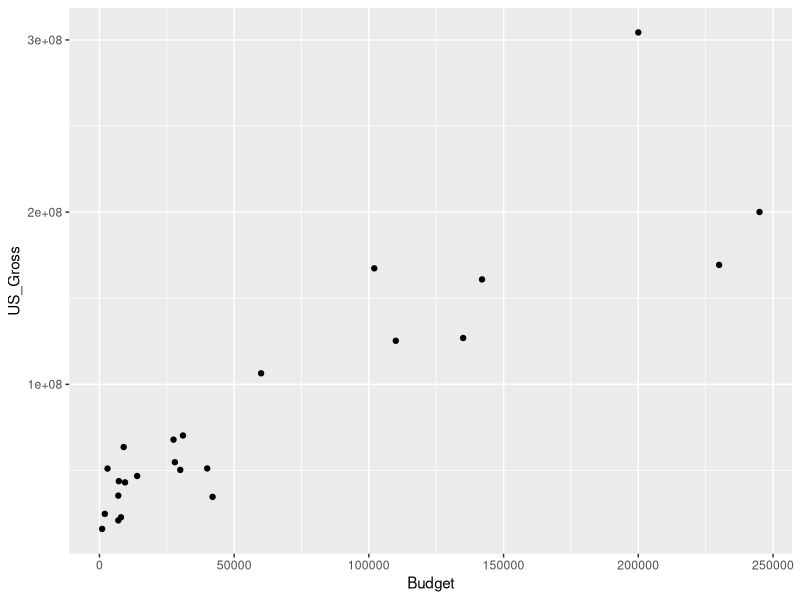
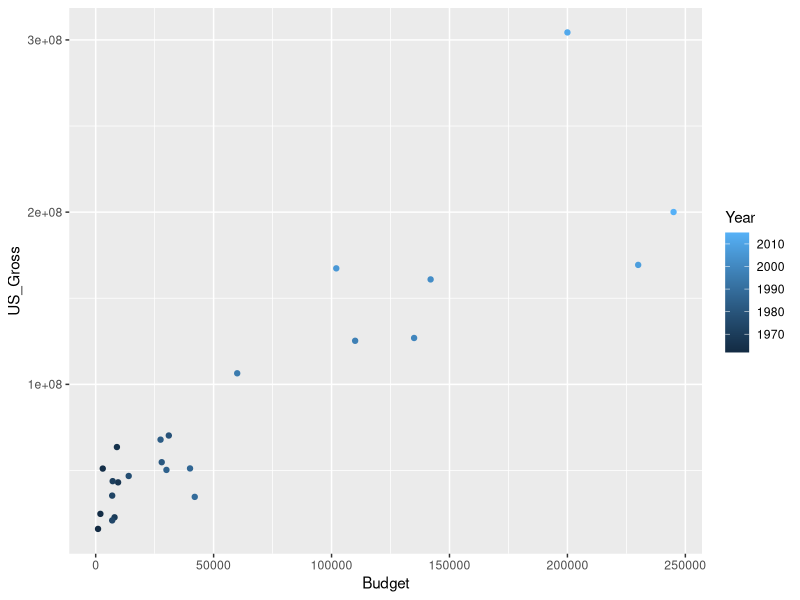
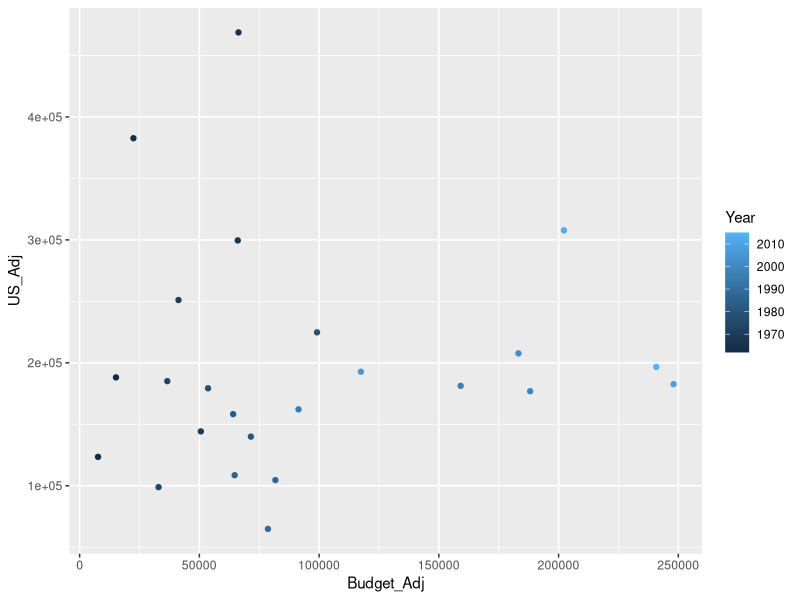
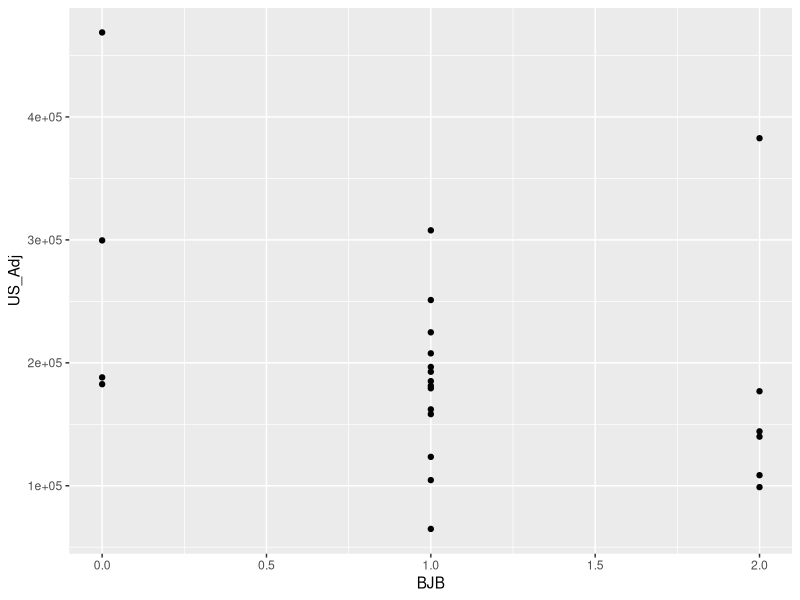
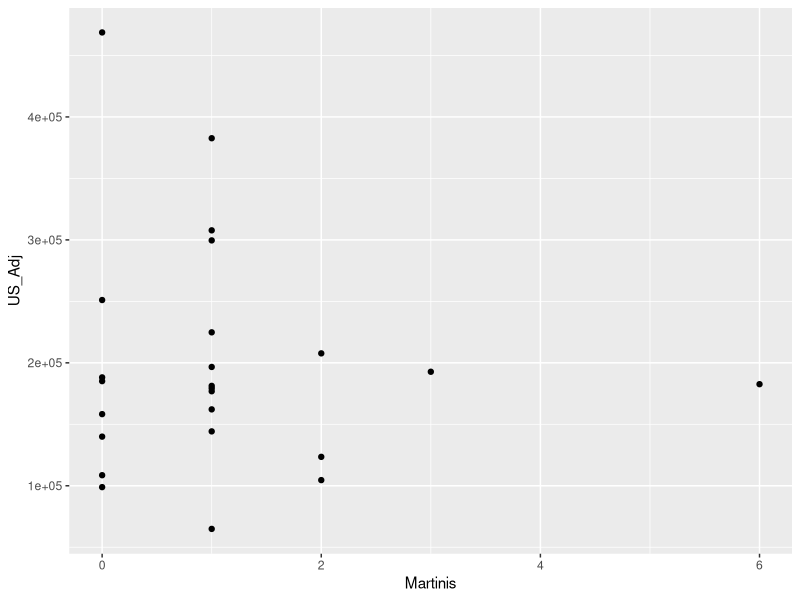
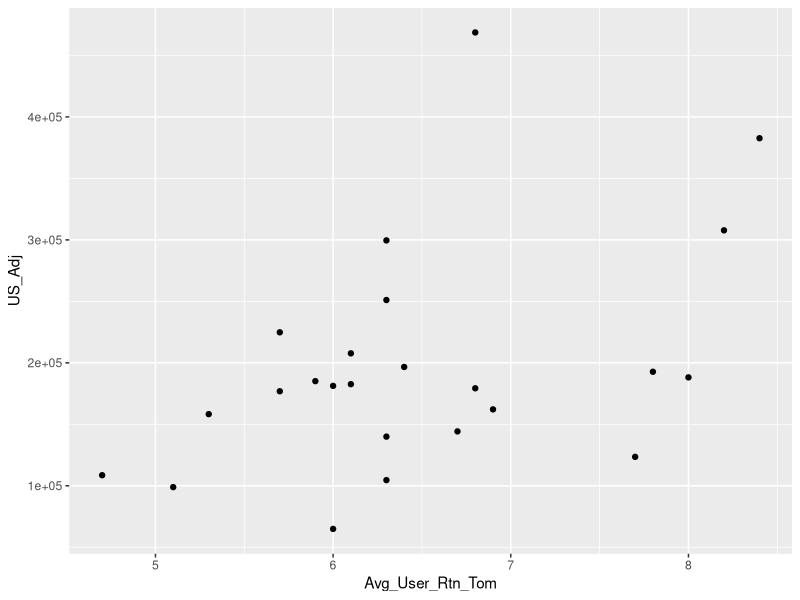

R code for these plots, in order:
## ---- chunk 1
#| message: false
#| echo: false
#| include: false
library(tidyverse)
bond.data <- read_csv("data/jamesbond.csv")
bond.data
## ---- chunk 2
by_profit <- bond.data |>
    select(Year, Movie, US_Gross) |>
    arrange(desc(US_Gross))
by_profit
## ---- chunk 3
ggplot(bond.data, aes(x=Budget, y=US_Gross)) +
    geom_point()
## ---- chunk 4
ggplot(bond.data, aes(x=Budget, y=US_Gross, color=Year)) +
    geom_point() +
    scale_color_continuous()
## ---- chunk 5
bond.data |> ggplot(aes(x=Budget_Adj, y=US_Adj, color=Year)) +
    geom_point() +
    scale_color_continuous()
## ---- chunk 6
bond.data |> ggplot(aes(x=BJB, y=US_Adj)) +
    geom_point() +
    scale_color_continuous()
## ---- chunk 7
bond.data |> ggplot(aes(x = Martinis, y = US_Adj)) +
  geom_point() +
  scale_color_continuous()
## ---- chunk 8
bond.data |> ggplot(aes(x = Avg_User_Rtn_Tom, y = US_Adj)) +
  geom_point() +
  scale_color_continuous()
